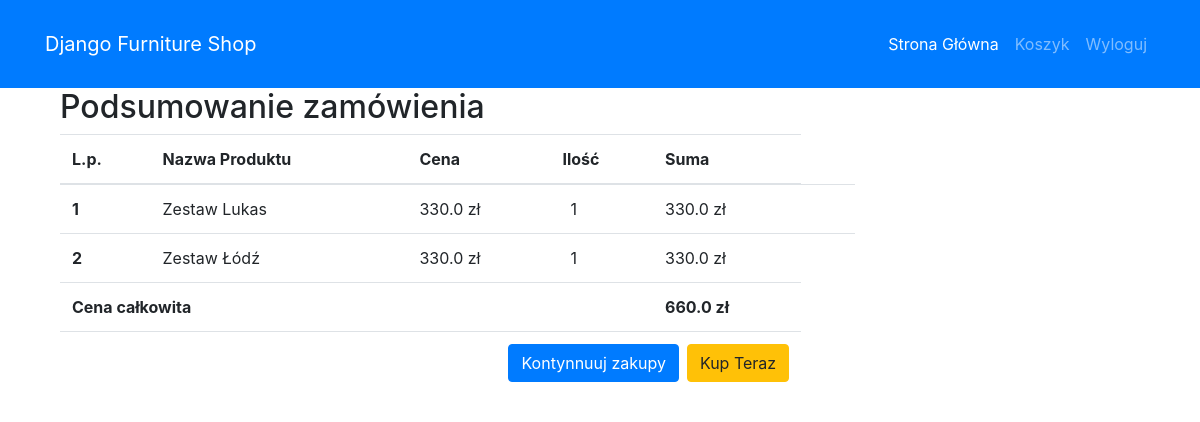
The page /cart/ (signed in) on the database as committed earlier.
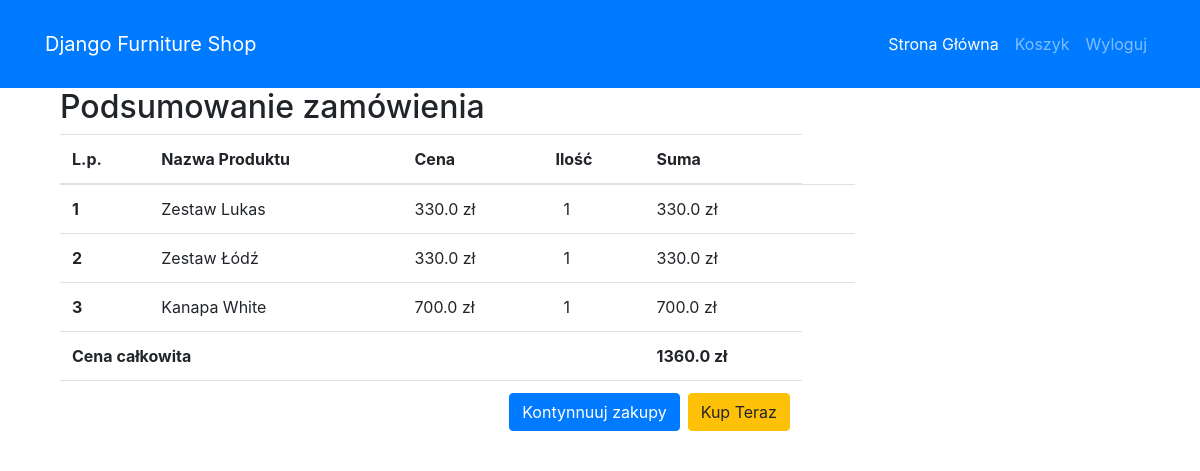
The same page on the database as committed later.
### index/models.py (models this page shows, shortened)
class OrderProduct(models.Model):
    user = models.ForeignKey(settings.AUTH_USER_MODEL,
                             on_delete=models.CASCADE)
    ordered = models.BooleanField(default=False)
    product = models.ForeignKey(Product, on_delete=models.CASCADE)
    quantity = models.IntegerField(default=1)
    def get_total_price(self):
        return self.quantity * self.product.price

class Product(models.Model):
    name = models.CharField(max_length=200)
    manufacturer = models.ForeignKey('auth.User', on_delete=models.CASCADE)
    description = models.CharField(max_length=200)
    created_date = models.DateTimeField(default=timezone.now)
    price = models.FloatField()
    photo = models.ImageField(upload_to = 'media/', null=True, blank=True)

class Order(models.Model):
    user = models.ForeignKey(settings.AUTH_USER_MODEL,
                            on_delete=models.CASCADE)
    products = models.ManyToManyField(OrderProduct)
    ordered_date = models.DateTimeField(auto_now_add=True)
    ordered = models.BooleanField(default=False)
    shipping_address = models.ForeignKey(
        'UserAddress', related_name='shipping_address', on_delete=models.SET_NULL, blank=True, null=True)
    sale_date = models.DateField(auto_now_add=True)
    payment_deadline = models.DateField(auto_now_add=True)
    def get_total(self):
        total = 0
        for order_product in self.products.all():
            total += order_product.get_total_price()
        return total

### index/views.py (the view)
# urls.py: path('cart/', CartView.as_view(), name='cart'),
class CartView(LoginRequiredMixin, View):
    def get(self, *args, **kwargs):
        try:
            order = Order.objects.get(user=self.request.user, ordered=False)
            return render(self.request, 'index/cart.html', {'order': order})
        except ObjectDoesNotExist:
            messages.warning(self.request, "Nie masz aktywnego zamówienia !")
            return redirect("/")

### index/templatetags/group_tag.py (called while the page is built)
@register.filter(name='group_tag')
def group_tag(user, group_name):
    group = Group.objects.get(name=group_name)
    return True if group in user.groups.all() else False

### index/templates/index/cart.html (shortened to what this page needs)
{% extends "index/base.html" %}
{% load group_tag %}
{% block content %}
  <main>
    <div class="container">
    <div class="table-responsive text-nowrap">
    <h2>Podsumowanie zamówienia</h2>
    <table class="table">
        <thead>
        <tr>
            <th scope="col">L.p.</th>
            <th scope="col">Nazwa Produktu</th>
            <th scope="col">Cena</th>
            <th scope="col">Ilość</th>
            <th scope="col">Suma</th>
        </tr>
        </thead>
        <tbody>
        {% for product in order.products.all %}
        <tr>
            <th scope="row">{{ forloop.counter }}</th>
            <td>{{ product.product.name }}</td>
            <td>{{ product.product.price }} zł</td>
            <td>
                <a href="{% url 'remove_single_product_from_cart' product.product.pk %}"></a>
                {{ product.quantity }}
                <a href="{% url 'add_to_cart' product.product.pk %}"></a>
            </td>
            <td>
                {{ product.get_total_price }} zł
        </td>
        <td>
            <a href="{% url 'remove_from_cart' product.product.pk %}"></a>
            </td>
        </tr>
        {% endfor %}
        {% if order.get_total %}
        <tr>
            <td colspan="4"><b>Cena całkowita</b></td>
            <td><b>{{ order.get_total }} zł</b></td>
        </tr>
        <tr>
            <td colspan="5">
            <a class='btn btn-warning float-right ml-2' href='/checkout/'>Kup Teraz</a>
            <a class='btn btn-primary float-right' href='/'>Kontynnuuj zakupy</a>
            </td>
        </tr>
        {% endif %}
        </tbody>
    </table>
    </div>
    </div>
  </main>
{% endblock content %}

Rows that differ between the two databases and show on the page:
added OrderProduct: product.name "Kanapa White", product.price "700.0", quantity "1", get_total_price "700.0"
computed for Order: get_total "660.0" → "1360.0"
